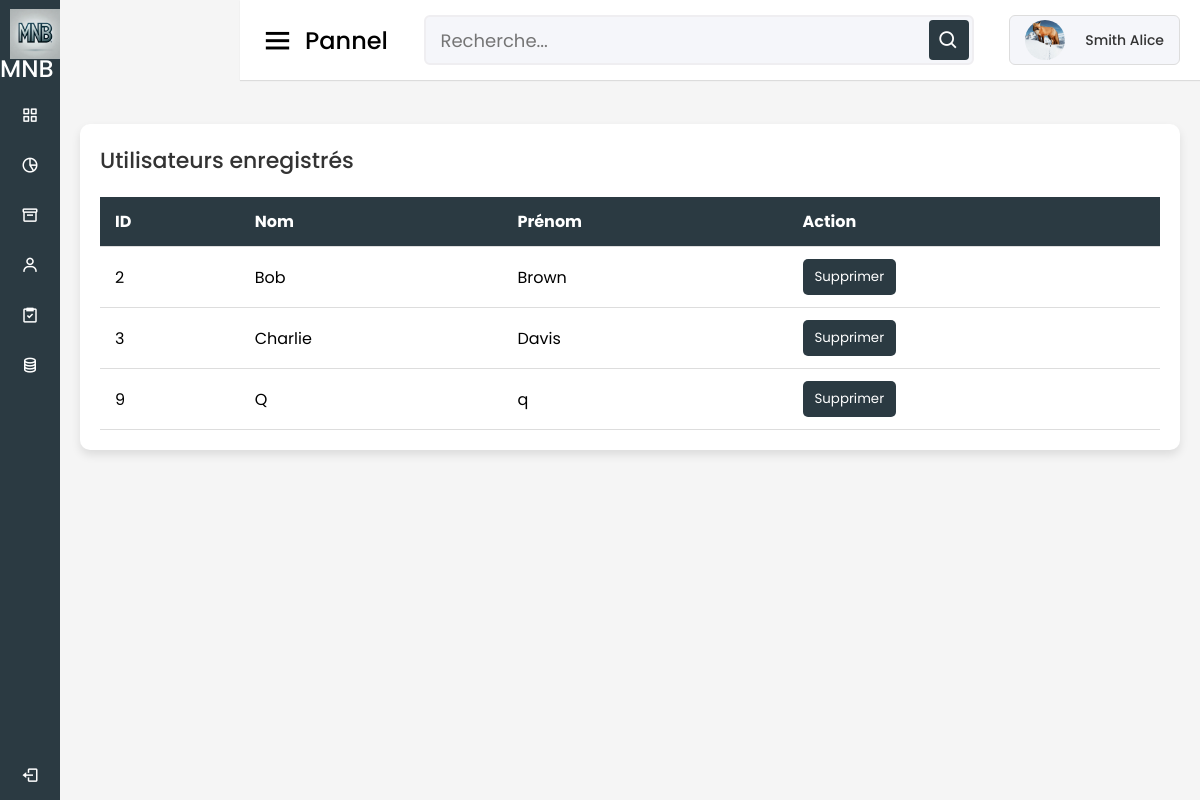
The app's page /gestion_client.php (signed in), older data.
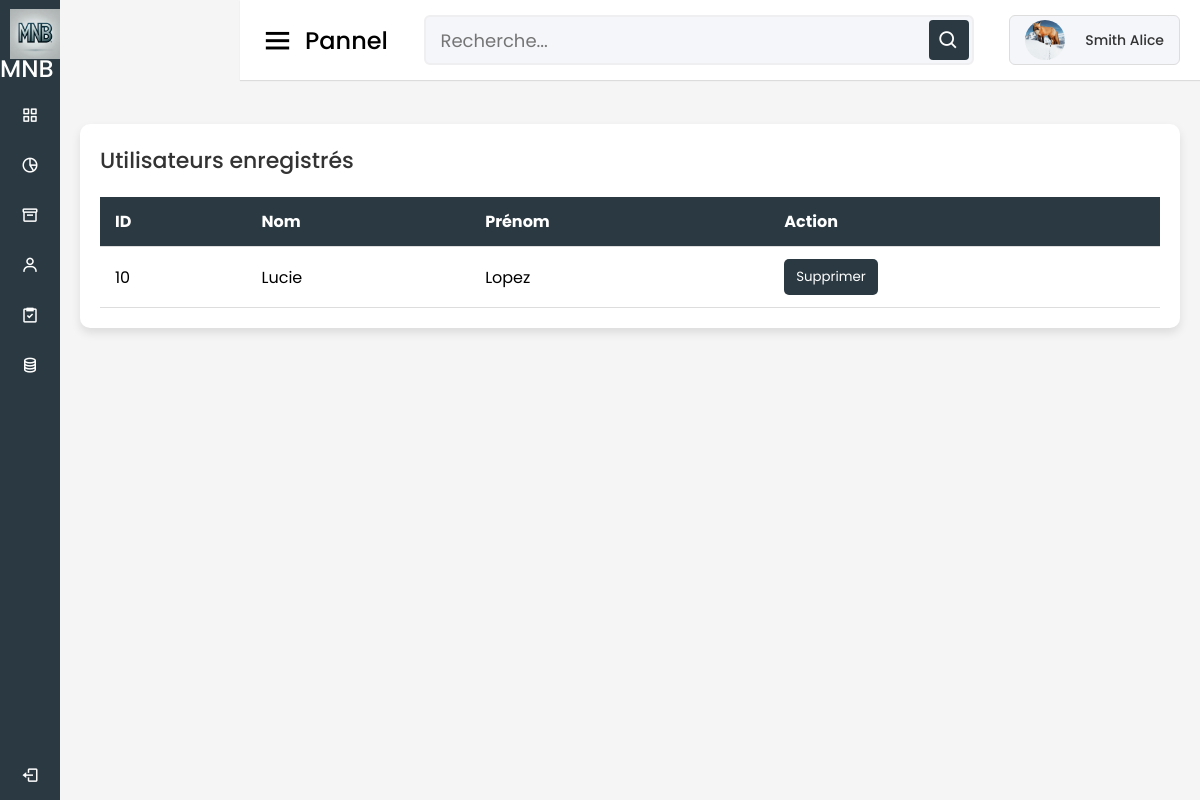
The same page, newer data.
### tables this page shows
CREATE TABLE `Utilisateur` (
  `IDUser` int(11) NOT NULL,
  `Email` varchar(50) NOT NULL,
  `MDP` varchar(255) DEFAULT NULL,
  `Nom` varchar(50) NOT NULL,
  `Prenom` varchar(50) NOT NULL,
  `photo` varchar(50) NOT NULL,
  `Statu` varchar(50) NOT NULL
);

### gestion_client.php (the view, shortened to what this page needs)
<?php
$user_info = [
    'Prenom' => $_SESSION['prenom'],
    'Nom' => $_SESSION['nom'],
    'photo' => $_SESSION['photo']
];
$servername = "localhost";
$username = "root";
$password = "";
$dbname = "MNB_data";
$conn = new mysqli($servername, $username, $password, $dbname);
function afficherUtilisateurs($conn) {
    $sql = "SELECT * FROM Utilisateur WHERE Statu='User'";
    $result = $conn->query($sql);
    if ($result->num_rows > 0) {
        while($row = $result->fetch_assoc()) {
            echo '<tr>';
            echo '<td>' . $row["IDUser"] . '</td>';
            echo '<td>' . $row["Nom"] . '</td>';
            echo '<td>' . $row["Prenom"] . '</td>';
            echo '<td>';
            echo '<form method="post" action="" style="display:inline-block;"><input type="hidden" name="user_id" value="' . $row["IDUser"] . '"><button type="submit" name="delete" class="btn btn-danger">Supprimer</button></form>';
            echo '</td>';
            echo '</tr>';
        }
    } else {
        echo "<tr><td colspan='4'>Aucun utilisateur à afficher.</td></tr>";
    }
}
?>
<!DOCTYPE html>
<html lang="fr" dir="ltr">
<head>
    <link rel="stylesheet" href="dashboard.css" />
    <link href="https://unpkg.com/boxicons@2.0.7/css/boxicons.min.css" rel="stylesheet" />
</head>
<body>
    <?php include('sidebar.php'); ?>
    <section class="home-section">
    <?php include('header_gestion.php'); ?>
        <div class="home-content">
            <div class="users-table">
                <h2>Utilisateurs enregistrés</h2>
                <table>
                    <thead>
                        <tr>
                            <th>ID</th>
                            <th>Nom</th>
                            <th>Prénom</th>
                            <th>Action</th>
                        </tr>
                    </thead>
                    <tbody id="registered-users">
                        <?php afficherUtilisateurs($conn); ?>
                    </tbody>
                </table>
            </div>
        </div>
    </section>
</body>
</html>

### sidebar.php
<div class="sidebar">
    <div class="logo-details">
        <a href="MNB.php" class="active d-flex align-items-center">
            <img src="mnb.jpeg" alt="MNB Logo" style="width: 70px; height: 50px; object-fit: contain; position: relative; top: 15px; margin-right: 10px;">
            <span class="logo_name">MNB</span>
        </a>
    </div>
    <ul class="nav-links">
        <?php if ($_SESSION['statu'] === 'Admin'): ?>
            <li>
                <a href="dashboard.php">
                    <i class="bx bx-grid-alt"></i>
                    <span class="links_name">Dashboard</span>
                </a>
            </li>
            <li>
                <a href="indicateur.php">
                    <i class="bx bx-pie-chart-alt-2"></i>
                    <span class="links_name">Indicateur clés</span>
                </a>
            </li>
        <?php endif; ?>
        <li>
            <a href="projet.php">
                <i class="bx bx-box"></i>
                <span class="links_name">Création Projet</span>
            </a>
        </li>
        <?php if ($_SESSION['statu'] === 'Admin'): ?>
            <li>
                <a href="gestion_client.php">
                    <i class="bx bx-user"></i>
                    <span class="links_name">Gestion Clients</span>
                </a>
            </li>
        <?php endif; ?>
        <li>
            <a href="gestion_projet.php">
                <i class="bx bx-task"></i>
                <span class="links_name">Gestion Projets</span>
            </a>
        </li>
        <li>
                <a href="calendrier.php">
                    <i class="bx bx-coin-stack"></i>
                    <span class="links_name">Calendrier</span>
                </a>
            </li>
        <li class="log_out">
            <a href="logout.php">
                <i class="bx bx-log-out"></i>
                <span class="links_name">Déconnexion</span>
            </a>
        </li>
    </ul>
</div>

### header_gestion.php
<nav>
    <div class="sidebar-button">
        <i class="bx bx-menu sidebarBtn"></i>
        <span class="dashboard">Pannel</span>
    </div>
    <div class="search-box">
        <input type="text" placeholder="Recherche..." />
        <i class="bx bx-search"></i>
    </div>
    <div class="profile-details" style="display: flex; align-items: center; background: #f5f6fa; border: 1px solid #ddd; border-radius: 6px; padding: 5px 15px; width: fit-content;">
        <?php if (!empty($user_info['photo'])): ?>
            <img src="pdp/<?php echo htmlspecialchars($user_info['photo']); ?>" alt="Profile Picture" class="rounded-circle" style="width: 40px; height: 40px; object-fit: cover; margin-right: 10px;">
        <?php endif; ?>
        <span class="admin_name" style="font-size: 14px; font-weight: 500; color: #333; white-space: nowrap;"><?php echo htmlspecialchars($user_info['Prenom'] . ' ' . $user_info['Nom']); ?></span>
    </div>
</nav>

### dashboard.css (style rules this page uses)
* { margin: 0; padding: 0; box-sizing: border-box; font-family: "Poppins", sans-serif; }
.sidebar { position: fixed; height: 100%; width: 240px; background: #2B3A42; transition: all 0.5s ease; }
.sidebar .logo-details { height: 80px; display: flex; align-items: center; }
.sidebar .logo-details a { text-decoration: none; }
.sidebar .logo-details .logo_name { color: #fff; font-size: 24px; font-weight: 500; }
.sidebar .nav-links { margin-top: 10px; }
.sidebar .nav-links li { position: relative; list-style: none; height: 50px; }
.sidebar .nav-links li a { height: 100%; width: 100%; display: flex; align-items: center; text-decoration: none; transition: all 0.4s ease; }
.sidebar .nav-links li i { min-width: 60px; text-align: center; font-size: 18px; color: #fff; }
.sidebar .nav-links li a .links_name { color: #fff; font-size: 15px; font-weight: 400; white-space: nowrap; }
.sidebar .nav-links .log_out { position: absolute; bottom: 0; width: 100%; }
.home-section { position: relative; background: #f5f5f5; min-height: 100vh; width: calc(100% - 240px); left: 240px; transition: all 0.5s ease; }
.home-section nav { display: flex; justify-content: space-between; height: 80px; background: #fff; align-items: center; position: fixed; width: calc(100% - 240px); left: 240px; z-index: 100; padding: 0 20px; box-shadow: 0 1px 1px rgba(0, 0, 0, 0.1); transition: all 0.5s ease; }
.home-section nav .sidebar-button { display: flex; align-items: center; font-size: 24px; font-weight: 500; }
nav .sidebar-button i { font-size: 35px; margin-right: 10px; }
.home-section nav .search-box { position: relative; height: 50px; max-width: 550px; width: 100%; margin: 0 20px; }
nav .search-box input { height: 100%; width: 100%; outline: none; background: #f5f6fa; border: 2px solid #efeef1; border-radius: 6px; font-size: 18px; padding: 0 15px; }
nav .search-box .bx-search { position: absolute; height: 40px; width: 40px; background: #2B3A42; right: 5px; top: 50%; transform: translateY(-50%); border-radius: 4px; line-height: 40px; text-align: center; color: #fff; font-size: 22px; transition: all 0.4s ease; }
.home-section nav .profile-details { display: flex; align-items: center; background: #f5f6fa; border: 2px solid #efeef1; border-radius: 6px; height: 50px; padding: 0 10px; gap: 10px; width: fit-content; }
nav .profile-details img { height: 40px; width: 40px; border-radius: 50%; object-fit: cover; }
nav .profile-details .admin_name { font-size: 14px; font-weight: 500; color: #333; white-space: nowrap; }
.home-section .home-content { position: relative; padding-top: 104px; }
@media (max-width: 1240px) { .sidebar { width: 60px; } }
@media (max-width: 1240px) { .home-section { width: calc(100% - 60px); left: 60px; } }

### gestion_client.php (style rules this page uses)
.home-content { padding: 20px; }
.users-table, .projects-table { background: #fff; padding: 20px; margin-top: 20px; border-radius: 10px; box-shadow: 0 5px 10px rgba(0, 0, 0, 0.1); }
.users-table h2, .projects-table h2 { margin-bottom: 20px; font-size: 22px; font-weight: 500; color: #333; }
.users-table table, .projects-table table { width: 100%; border-collapse: collapse; }
.users-table table thead tr, .projects-table table thead tr { background: #2B3A42; color: #fff; text-align: left; }
.users-table table th, .users-table table td, .projects-table table th, .projects-table table td { padding: 12px 15px; border-bottom: 1px solid #ddd; }
.users-table button, .projects-table button { background: #2B3A42; color: #fff; border: none; padding: 8px 12px; border-radius: 5px; cursor: pointer; transition: background 0.3s ease; }

Row changes from the older to the newer data that the page shows:
removed utilisateur: IDUser "2", Nom "Bob", Prenom "Brown"
removed utilisateur: IDUser "3", Nom "Charlie", Prenom "Davis"
removed utilisateur: IDUser "9", Nom "Q", Prenom "q"
added utilisateur: IDUser "10", Nom "Lucie", Prenom "Lopez"
